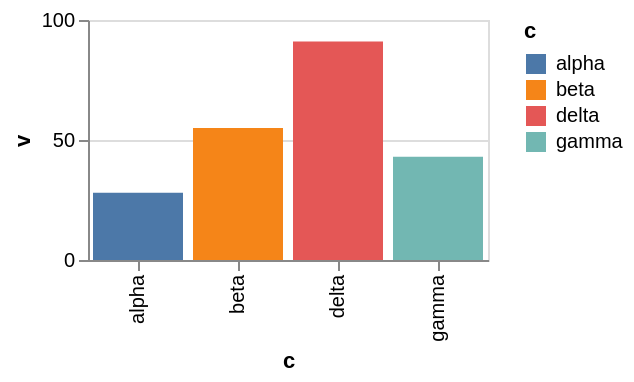

Vega-Lite specification for this chart:
### Vega-Lite specification from a JSON file in a GitHub repository (floating-point values rounded to 4 significant figures)
{"$schema": "https://vega.github.io/schema/vega-lite/v6.json", "width": 200, "height": 120, "data": {"values": [{"c": "alpha", "v": 28, "w": 3, "t": "2024-01-07"}, {"c": "beta", "v": 55, "w": 7, "t": "2024-03-19"}, {"c": "gamma", "v": 43, "w": 5, "t": "2024-06-02"}, {"c": "delta", "v": 91, "w": 9, "t": "2024-09-11"}]}, "mark": "bar", "encoding": {"x": {"field": "c", "type": "nominal"}, "y": {"field": "v", "type": "quantitative"}, "color": {"field": "c", "type": "nominal"}}, "config": {"scale": {"bandWithNestedOffsetPaddingInner": 0}}}
